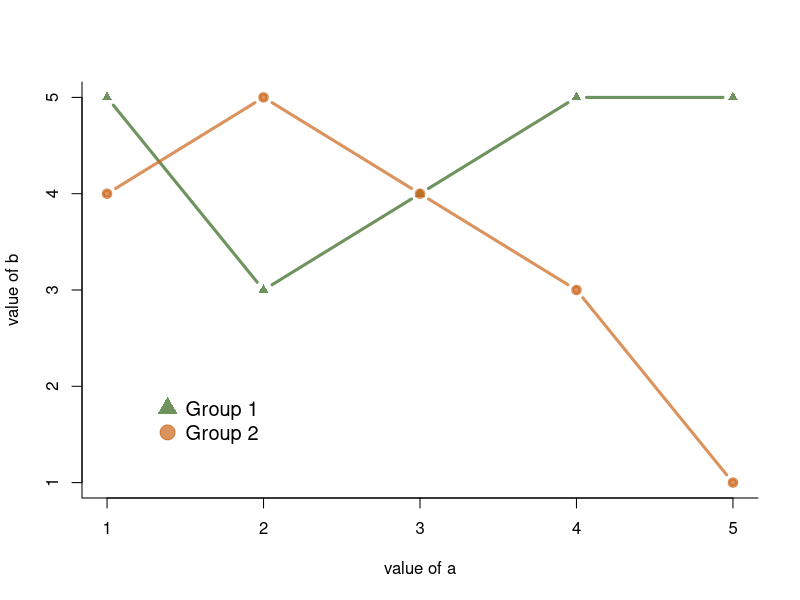

Here is the R script that generated this plot:
# Line graph
#https://www.r-graph-gallery.com/119-add-a-legend-to-a-plot.html

# Create data:
a=c(1:5)
b=c(5,3,4,5,5)
c=c(4,5,4,3,1)

# Make a basic graph
plot( b~a , type="b" , bty="l" , xlab="value of a" , ylab="value of b" , col=rgb(0.2,0.4,0.1,0.7) , lwd=3 , pch=17 , ylim=c(1,5) )
lines(c ~a , col=rgb(0.8,0.4,0.1,0.7) , lwd=3 , pch=19 , type="b" )

# Add a legend
legend("bottomleft", 
       legend = c("Group 1", "Group 2"), 
       col = c(rgb(0.2,0.4,0.1,0.7), 
               rgb(0.8,0.4,0.1,0.7)), 
       pch = c(17,19), 
       bty = "n", 
       pt.cex = 2, 
       cex = 1.2, 
       text.col = "black", 
       horiz = F , 
       inset = c(0.1, 0.1))